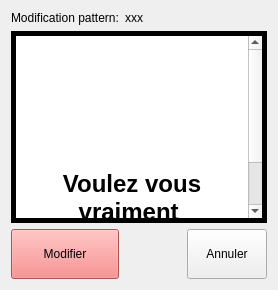
      <widget class="QWidget" name="page_3">
       <layout class="QGridLayout" name="gridLayout_3">
        <item row="0" column="1">
         <widget class="QLabel" name="label_24">
          <property name="text">
           <string>Modification pattern:</string>
          </property>
         </widget>
        </item>
        <item row="1" column="1" colspan="3">
         <widget class="QTextBrowser" name="textBrowser_2">
          <property name="frameShape">
           <enum>QFrame::Box</enum>
          </property>
          <property name="frameShadow">
           <enum>QFrame::Plain</enum>
          </property>
          <property name="lineWidth">
           <number>5</number>
          </property>
          <property name="html">
           <string>&lt;!DOCTYPE HTML PUBLIC &quot;-//W3C//DTD HTML 4.0//EN&quot; &quot;http://www.w3.org/TR/REC-html40/strict.dtd&quot;&gt;
&lt;html&gt;&lt;head&gt;&lt;meta name=&quot;qrichtext&quot; content=&quot;1&quot; /&gt;&lt;style type=&quot;text/css&quot;&gt;
p, li { white-space: pre-wrap; }
&lt;/style&gt;&lt;/head&gt;&lt;body style=&quot; font-family:'Century Schoolbook L'; font-size:12pt; font-weight:600; font-style:normal;&quot;&gt;
&lt;p align=&quot;center&quot; style=&quot;-qt-paragraph-type:empty; margin-top:0px; margin-bottom:0px; margin-left:0px; margin-right:0px; -qt-block-indent:0; text-indent:0px; font-family:'Ubuntu'; font-size:11pt; font-weight:400;&quot;&gt;&lt;br /&gt;&lt;/p&gt;
&lt;p align=&quot;center&quot; style=&quot;-qt-paragraph-type:empty; margin-top:0px; margin-bottom:0px; margin-left:0px; margin-right:0px; -qt-block-indent:0; text-indent:0px; font-family:'Ubuntu'; font-size:18pt;&quot;&gt;&lt;br /&gt;&lt;/p&gt;
&lt;p align=&quot;center&quot; style=&quot;-qt-paragraph-type:empty; margin-top:0px; margin-bottom:0px; margin-left:0px; margin-right:0px; -qt-block-indent:0; text-indent:0px; font-family:'Ubuntu'; font-size:18pt;&quot;&gt;&lt;br /&gt;&lt;/p&gt;
&lt;p align=&quot;center&quot; style=&quot;-qt-paragraph-type:empty; margin-top:0px; margin-bottom:0px; margin-left:0px; margin-right:0px; -qt-block-indent:0; text-indent:0px; font-family:'Ubuntu'; font-size:18pt;&quot;&gt;&lt;br /&gt;&lt;/p&gt;
&lt;p align=&quot;center&quot; style=&quot;-qt-paragraph-type:empty; margin-top:0px; margin-bottom:0px; margin-left:0px; margin-right:0px; -qt-block-indent:0; text-indent:0px; font-family:'Ubuntu'; font-size:18pt;&quot;&gt;&lt;br /&gt;&lt;/p&gt;
&lt;p align=&quot;center&quot; style=&quot; margin-top:0px; margin-bottom:0px; margin-left:0px; margin-right:0px; -qt-block-indent:0; text-indent:0px;&quot;&gt;&lt;span style=&quot; font-family:'Ubuntu'; font-size:18pt;&quot;&gt;Voulez vous vraiment &lt;/span&gt;&lt;/p&gt;
&lt;p align=&quot;center&quot; style=&quot; margin-top:0px; margin-bottom:0px; margin-left:0px; margin-right:0px; -qt-block-indent:0; text-indent:0px;&quot;&gt;&lt;span style=&quot; font-family:'Ubuntu'; font-size:18pt;&quot;&gt;modifier ce pattern?&lt;/span&gt;&lt;/p&gt;&lt;/body&gt;&lt;/html&gt;</string>
          </property>
         </widget>
        </item>
        <item row="3" column="1">
         <widget class="QPushButton" name="validerModificationPattern">
          <property name="minimumSize">
           <size>
            <width>0</width>
            <height>50</height>
           </size>
          </property>
          <property name="palette">
           <palette>
            <active>
             <colorrole role="WindowText">
              <brush brushstyle="SolidPattern">
               <color alpha="255">
                <red>0</red>
                <green>0</green>
                <blue>0</blue>
               </color>
              </brush>
             </colorrole>
             <colorrole role="Button">
              <brush brushstyle="SolidPattern">
               <color alpha="255">
                <red>245</red>
                <green>115</green>
                <blue>115</blue>
               </color>
              </brush>
             </colorrole>
             <colorrole role="Light">
              <brush brushstyle="SolidPattern">
               <color alpha="255">
                <red>255</red>
                <green>232</green>
                <blue>232</blue>
               </color>
              </brush>
             </colorrole>
             <colorrole role="Midlight">
              <brush brushstyle="SolidPattern">
               <color alpha="255">
                <red>250</red>
                <green>173</green>
                <blue>173</blue>
               </color>
              </brush>
             </colorrole>
             <colorrole role="Dark">
              <brush brushstyle="SolidPattern">
               <color alpha="255">
                <red>122</red>
                <green>57</green>
                <blue>57</blue>
               </color>
              </brush>
             </colorrole>
             <colorrole role="Mid">
              <brush brushstyle="SolidPattern">
               <color alpha="255">
                <red>163</red>
                <green>77</green>
                <blue>77</blue>
               </color>
              </brush>
             </colorrole>
             <colorrole role="Text">
              <brush brushstyle="SolidPattern">
               <color alpha="255">
                <red>0</red>
                <green>0</green>
                <blue>0</blue>
               </color>
              </brush>
             </colorrole>
             <colorrole role="BrightText">
              <brush brushstyle="SolidPattern">
               <color alpha="255">
                <red>255</red>
                <green>255</green>
                <blue>255</blue>
               </color>
              </brush>
             </colorrole>
             <colorrole role="ButtonText">
              <brush brushstyle="SolidPattern">
               <color alpha="255">
                <red>0</red>
                <green>0</green>
                <blue>0</blue>
               </color>
              </brush>
             </colorrole>
             <colorrole role="Base">
              <brush brushstyle="SolidPattern">
               <color alpha="255">
                <red>255</red>
                <green>255</green>
                <blue>255</blue>
               </color>
              </brush>
             </colorrole>
             <colorrole role="Window">
              <brush brushstyle="SolidPattern">
               <color alpha="255">
                <red>245</red>
                <green>115</green>
                <blue>115</blue>
               </color>
              </brush>
             </colorrole>
             <colorrole role="Shadow">
              <brush brushstyle="SolidPattern">
               <color alpha="255">
                <red>0</red>
                <green>0</green>
                <blue>0</blue>
               </color>
              </brush>
             </colorrole>
             <colorrole role="AlternateBase">
              <brush brushstyle="SolidPattern">
               <color alpha="255">
                <red>250</red>
                <green>185</green>
                <blue>185</blue>
               </color>
              </brush>
             </colorrole>
             <colorrole role="ToolTipBase">
              <brush brushstyle="SolidPattern">
               <color alpha="255">
                <red>255</red>
                <green>255</green>
                <blue>220</blue>
               </color>
              </brush>
             </colorrole>
             <colorrole role="ToolTipText">
              <brush brushstyle="SolidPattern">
               <color alpha="255">
                <red>0</red>
                <green>0</green>
                <blue>0</blue>
               </color>
              </brush>
             </colorrole>
            </active>
            <inactive>
             <colorrole role="WindowText">
              <brush brushstyle="SolidPattern">
               <color alpha="255">
                <red>0</red>
                <green>0</green>
                <blue>0</blue>
               </color>
              </brush>
             </colorrole>
             <colorrole role="Button">
              <brush brushstyle="SolidPattern">
               <color alpha="255">
                <red>245</red>
                <green>115</green>
                <blue>115</blue>
               </color>
              </brush>
             </colorrole>
             <colorrole role="Light">
              <brush brushstyle="SolidPattern">
               <color alpha="255">
                <red>255</red>
                <green>232</green>
                <blue>232</blue>
               </color>
              </brush>
             </colorrole>
             <colorrole role="Midlight">
              <brush brushstyle="SolidPattern">
               <color alpha="255">
                <red>250</red>
                <green>173</green>
                <blue>173</blue>
               </color>
              </brush>
             </colorrole>
             <colorrole role="Dark">
              <brush brushstyle="SolidPattern">
               <color alpha="255">
                <red>122</red>
                <green>57</green>
                <blue>57</blue>
               </color>
              </brush>
             </colorrole>
             <colorrole role="Mid">
              <brush brushstyle="SolidPattern">
               <color alpha="255">
                <red>163</red>
                <green>77</green>
                <blue>77</blue>
               </color>
              </brush>
             </colorrole>
             <colorrole role="Text">
              <brush brushstyle="SolidPattern">
               <color alpha="255">
                <red>0</red>
                <green>0</green>
                <blue>0</blue>
               </color>
              </brush>
             </colorrole>
             <colorrole role="BrightText">
              <brush brushstyle="SolidPattern">
               <color alpha="255">
                <red>255</red>
                <green>255</green>
                <blue>255</blue>
               </color>
              </brush>
             </colorrole>
             <colorrole role="ButtonText">
              <brush brushstyle="SolidPattern">
               <color alpha="255">
                <red>0</red>
                <green>0</green>
                <blue>0</blue>
               </color>
              </brush>
             </colorrole>
             <colorrole role="Base">
              <brush brushstyle="SolidPattern">
               <color alpha="255">
                <red>255</red>
                <green>255</green>
                <blue>255</blue>
               </color>
              </brush>
             </colorrole>
             <colorrole role="Window">
              <brush brushstyle="SolidPattern">
               <color alpha="255">
                <red>245</red>
                <green>115</green>
                <blue>115</blue>
               </color>
              </brush>
             </colorrole>
             <colorrole role="Shadow">
              <brush brushstyle="SolidPattern">
               <color alpha="255">
                <red>0</red>
                <green>0</green>
                <blue>0</blue>
               </color>
              </brush>
             </colorrole>
             <colorrole role="AlternateBase">
              <brush brushstyle="SolidPattern">
               <color alpha="255">
                <red>250</red>
                <green>185</green>
                <blue>185</blue>
               </color>
              </brush>
             </colorrole>
             <colorrole role="ToolTipBase">
              <brush brushstyle="SolidPattern">
               <color alpha="255">
                <red>255</red>
                <green>255</green>
                <blue>220</blue>
               </color>
              </brush>
             </colorrole>
             <colorrole role="ToolTipText">
              <brush brushstyle="SolidPattern">
               <color alpha="255">
                <red>0</red>
                <green>0</green>
                <blue>0</blue>
               </color>
              </brush>
             </colorrole>
            </inactive>
            <disabled>
             <colorrole role="WindowText">
              <brush brushstyle="SolidPattern">
               <color alpha="255">
                <red>122</red>
                <green>57</green>
                <blue>57</blue>
               </color>
              </brush>
             </colorrole>
             <colorrole role="Button">
              <brush brushstyle="SolidPattern">
               <color alpha="255">
                <red>245</red>
                <green>115</green>
                <blue>115</blue>
               </color>
              </brush>
             </colorrole>
             <colorrole role="Light">
              <brush brushstyle="SolidPattern">
               <color alpha="255">
                <red>255</red>
                <green>232</green>
                <blue>232</blue>
               </color>
              </brush>
             </colorrole>
             <colorrole role="Midlight">
              <brush brushstyle="SolidPattern">
               <color alpha="255">
                <red>250</red>
                <green>173</green>
                <blue>173</blue>
               </color>
              </brush>
             </colorrole>
             <colorrole role="Dark">
              <brush brushstyle="SolidPattern">
               <color alpha="255">
                <red>122</red>
                <green>57</green>
                <blue>57</blue>
               </color>
              </brush>
             </colorrole>
             <colorrole role="Mid">
              <brush brushstyle="SolidPattern">
               <color alpha="255">
                <red>163</red>
                <green>77</green>
                <blue>77</blue>
               </color>
              </brush>
             </colorrole>
             <colorrole role="Text">
              <brush brushstyle="SolidPattern">
               <color alpha="255">
                <red>122</red>
                <green>57</green>
                <blue>57</blue>
               </color>
              </brush>
             </colorrole>
             <colorrole role="BrightText">
              <brush brushstyle="SolidPattern">
               <color alpha="255">
                <red>255</red>
                <green>255</green>
                <blue>255</blue>
               </color>
              </brush>
             </colorrole>
             <colorrole role="ButtonText">
              <brush brushstyle="SolidPattern">
               <color alpha="255">
                <red>122</red>
                <green>57</green>
                <blue>57</blue>
               </color>
              </brush>
             </colorrole>
             <colorrole role="Base">
              <brush brushstyle="SolidPattern">
               <color alpha="255">
                <red>245</red>
                <green>115</green>
                <blue>115</blue>
               </color>
              </brush>
             </colorrole>
             <colorrole role="Window">
              <brush brushstyle="SolidPattern">
               <color alpha="255">
                <red>245</red>
                <green>115</green>
                <blue>115</blue>
               </color>
              </brush>
             </colorrole>
             <colorrole role="Shadow">
              <brush brushstyle="SolidPattern">
               <color alpha="255">
                <red>0</red>
                <green>0</green>
                <blue>0</blue>
               </color>
              </brush>
             </colorrole>
             <colorrole role="AlternateBase">
              <brush brushstyle="SolidPattern">
               <color alpha="255">
                <red>245</red>
                <green>115</green>
                <blue>115</blue>
               </color>
              </brush>
             </colorrole>
             <colorrole role="ToolTipBase">
              <brush brushstyle="SolidPattern">
               <color alpha="255">
                <red>255</red>
                <green>255</green>
                <blue>220</blue>
               </color>
              </brush>
             </colorrole>
             <colorrole role="ToolTipText">
              <brush brushstyle="SolidPattern">
               <color alpha="255">
                <red>0</red>
                <green>0</green>
                <blue>0</blue>
               </color>
              </brush>
             </colorrole>
            </disabled>
           </palette>
          </property>
          <property name="text">
           <string>Modifier</string>
          </property>
         </widget>
        </item>
        <item row="3" column="3">
         <widget class="QPushButton" name="annulerModificationPattern">
          <property name="minimumSize">
           <size>
            <width>0</width>
            <height>50</height>
           </size>
          </property>
          <property name="text">
           <string>Annuler</string>
          </property>
         </widget>
        </item>
        <item row="3" column="2">
         <spacer name="horizontalSpacer_7">
          <property name="orientation">
           <enum>Qt::Horizontal</enum>
          </property>
          <property name="sizeType">
           <enum>QSizePolicy::Maximum</enum>
          </property>
          <property name="sizeHint" stdset="0">
           <size>
            <width>40</width>
            <height>20</height>
           </size>
          </property>
         </spacer>
        </item>
        <item row="0" column="2" colspan="2">
         <widget class="QLabel" name="label_25">
          <property name="text">
           <string>xxx</string>
          </property>
         </widget>
        </item>
       </layout>
      </widget>
